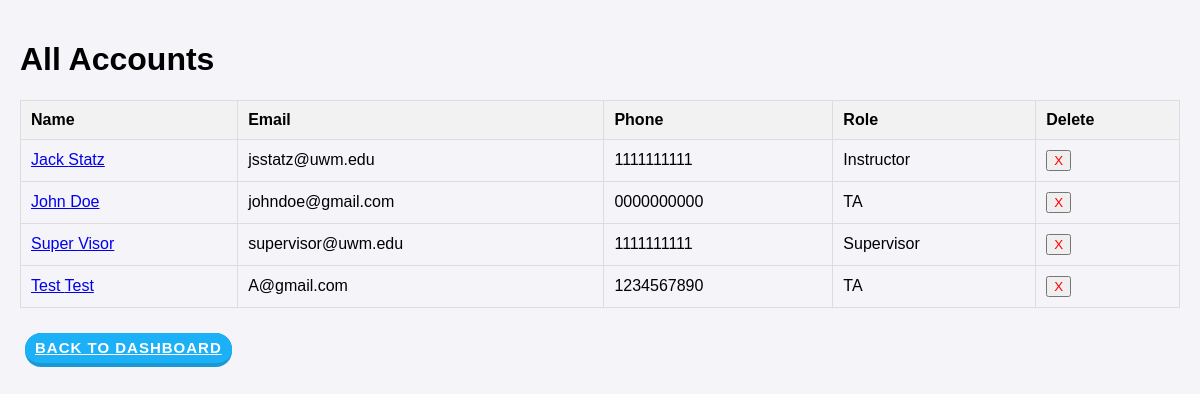
Screenshot of /accounts/ with the database file from the repository.
### ScheduleAppData/models.py (models this page shows)
class User(models.Model):
    class Role(models.TextChoices):
        Supervisor = "Supervisor"
        Instructor = "Instructor"
        TA = "TA"
    Id = models.AutoField(primary_key=True)
    FirstName = models.CharField(max_length=120)
    LastName = models.CharField(max_length=120)
    Email = models.CharField(max_length=120)
    Password = models.CharField(max_length=120)
    Phone = models.CharField(max_length=120)
    Role = models.CharField(choices=Role.choices, max_length=20)
    OfficeHourDays = models.CharField(
        max_length=20,  # Adjust length based on the number of days
        choices=Days.choices,
        blank=True,
        help_text="Comma-separated list of scheduled days (e.g., M,T,W).")
    OfficeHourStartTime = models.TimeField(default=time(9,0))
    OfficeHourEndTime = models.TimeField(default=time(10,0))
    HomeAddress = models.CharField(max_length=120, default='')

### ScheduleAppData/views.py (the view, shortened to what this page needs)
# urls.py: path('accounts/', Accounts.as_view()),
class Accounts(View):
    def get(self, request):
        AllAccounts = User.objects.all().values("FirstName", "LastName", "Email", "Phone", "Role", "Id")
        return render(request, "Accounts.html", {'accounts': AllAccounts})

### templates/Accounts.html (shortened to what this page needs)
{% load static %}
<!DOCTYPE html>
<html lang="en">
<head>
    <link rel="stylesheet" href="{% static 'css/styles.css' %}">
</head>
<body>
    <div class="container">
        <h1>All Accounts</h1>
        <table class="table-class">
            <thead>
                <tr>
                    <th>Name</th>
                    <th>Email</th>
                    <th>Phone</th>
                    <th>Role</th>
                    <th>Delete</th>
                </tr>
            </thead>
            <tbody>
                {% for account in accounts %}
                <tr>
                    <td>
                        <a href="{% url 'account_page' account.Id %}">{{ account.FirstName }} {{ account.LastName }}</a>
                    </td>
                    <td>{{ account.Email }}</td>
                    <td>{{ account.Phone }}</td>
                    <td>{{ account.Role }}</td>
                    <td>
                        <form method="POST" action="/accounts/">
                            <button type="submit" style="color: red;">X</button>
                        </form>
                    </td>
                </tr>
                {% endfor %}
            </tbody>
        </table>
        <a href="/adminDashboard/" class="button">Back to Dashboard</a>
    </div>
</body>
</html>

### static/css/styles.css (style rules this page uses)
body { font-family: Arial, sans-serif; margin: 0; padding: 0; background-color: #f4f4f9; }
.container { max-width: 1200px; margin: 0 auto; padding: 20px; }
.button { appearance: button; background-color: #1899D6; border: solid transparent; border-radius: 16px; border-width: 0 0 4px; box-sizing: border-box; color: #FFFFFF; cursor: pointer; display: inline-block; font-family: din-round,sans-serif; font-size: 15px; font-weight: 700; letter-spacing: 1px; line-height: 10px; margin: 5px; outline: none; overflow: visible; padding: 10px; text-align: center; text-transform: uppercase; touch-action: manipulation; transform: translateZ(0); transition: filter .2s; user-select: none; -webkit-user-select: none; vertical-align: middle; white-space: nowrap; width: auto; }
.button:after { background-clip: padding-box; background-color: #1CB0F6; border: solid transparent; border-radius: 16px; border-width: 0 0 4px; bottom: -4px; content: ""; left: 0; position: absolute; right: 0; top: 0; z-index: -1; }
.button, .button:focus { user-select: auto; }
.table-class { width: 100%; border-collapse: collapse; margin: 20px 0; }
.table-class th, td { padding: 10px; text-align: left; border: 1px solid #ddd; }
.table-class th { background-color: #f2f2f2; }

### rows the page displays
User: FirstName "Jack", LastName "Statz", Email "jsstatz@uwm.edu", Phone "1111111111", Role "Instructor"
User: FirstName "John", LastName "Doe", Email "johndoe@gmail.com", Phone "0000000000", Role "TA"
User: FirstName "Super", LastName "Visor", Email "supervisor@uwm.edu", Phone "1111111111", Role "Supervisor"
User: FirstName "Test", LastName "Test", Email "A@gmail.com", Phone "1234567890", Role "TA"
